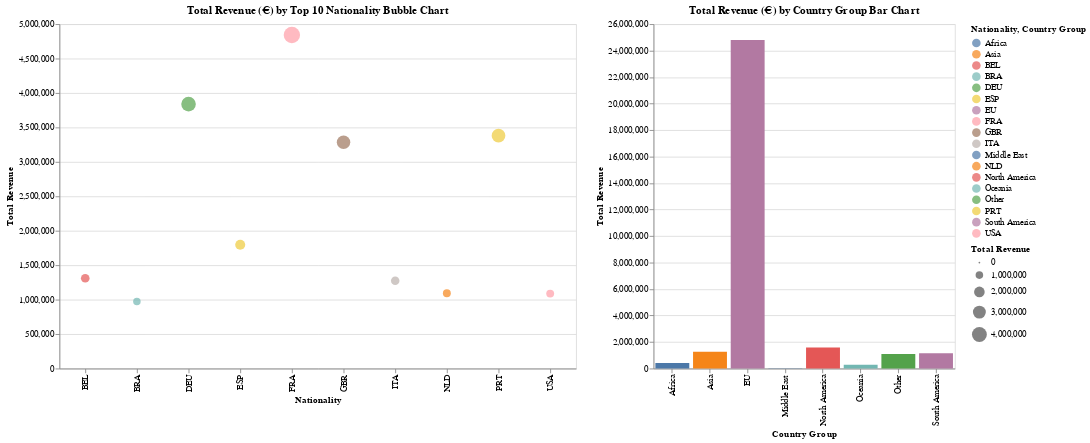

The code cell stored with this chart in its notebook:
### Code cell
# Group the countries 
country_groups = {
    'EU': ['PRT', 'DEU', 'FRA', 'IRL', 'ESP', 'BEL', 'NLD', 'AUT', 'ITA', 'POL', 'ROU', 'GBR', 'FIN', 'SWE', 'CYP', 
           'DNK', 'NOR', 'LUX', 'CZE', 'AND', 'SVN', 'LTU', 'SRB', 'EST', 'SVK', 'LVA', 'MLT', 'GRC', 'BGR', 'HRV'],
    'Asia': ['JPN', 'CHN', 'RUS', 'TWN', 'KOR', 'IND', 'ISR', 'TUR', 'IRN', 'LBN', 'KAZ', 'KWT', 'IDN', 'ARE', 'BGD', 
             'THA', 'PHL', 'BHR', 'SGP', 'PAK', 'OMN', 'VNM', 'JOR', 'IRQ', 'KIR', 'UZB', 'TJK', 'LAO', 'LKA', 'MMR'],
    'North America': ['USA', 'CAN', 'MEX', 'CRI', 'PAN', 'CUB', 'DOM', 'GTM', 'PRI', 'SLV', 'HTI', 'JAM', 'BRB', 
                      'KNA', 'LCA'],
    'South America': ['BRA', 'ARG', 'CHL', 'COL', 'VEN', 'PER', 'URY', 'BOL', 'PRY', 'ECU'],
    'Africa': ['AGO', 'ZAF', 'MAR', 'MOZ', 'TUN', 'EGY', 'CPV', 'COD', 'DZA', 'GNB', 'UGA', 'AZE', 'MLI', 'NAM', 'CMR', 
               'SYC', 'QAT', 'ABW', 'GAB', 'SEN', 'NGA', 'RWA', 'CIV', 'ALB', 'MNE', 'GHA', 'MDV', 'MUS', 'KEN', 'MRT', 
               'STP', 'COM', 'ETH', 'BEN', 'ZWE', 'BWA', 'ERI', 'GNQ', 'MDG', 'GIN', 'SWZ', 'SOM', 'TGO', 'SDN', 'CAF'],
    'Oceania': ['AUS', 'NZL', 'FJI', 'PYF', 'PNG', 'WLF', 'WSM'],
    'Middle East': ['SAU', 'IRN', 'ISR', 'JOR', 'KWT', 'OMN', 'QAT', 'ARE', 'LBN', 'SYR', 'YEM'],
}
# Create a function to map each country to its broader group
def map_country_to_group(country):
    for group, countries in country_groups.items():
        if country in countries:
            return group
    return 'Other'

# Make a copy of the original dataframe that contains corresponding variables for analysis
rev_by_nationality = ds[['Nationality', 'LodgingRevenue', 'OtherRevenue']].copy()

# Apply the function to create a new column 'CountryGroup'
rev_by_nationality['CountryGroup'] = rev_by_nationality['Nationality'].apply(map_country_to_group)

# Calculate total revenue by country group
rev_by_group = rev_by_nationality.groupby('CountryGroup')[['LodgingRevenue', 'OtherRevenue']].sum()
rev_by_group['TotalRevenue'] = rev_by_group['LodgingRevenue'] + rev_by_group['OtherRevenue']

# Reset index to make 'CountryGroup' a column again
rev_by_group = rev_by_group.reset_index()

# Calculate the total revenue by nationality
rev_by_nationality['TotalRevenue'] = rev_by_nationality['LodgingRevenue'] + rev_by_nationality['OtherRevenue']
rev_by_nationality.drop(['CountryGroup'], axis=1, inplace=True)

# Calculate the total revenue by nationality-top 10
top_10_nationalities = rev_by_nationality.groupby('Nationality', observed=False).sum().sort_values(by='TotalRevenue', ascending=False).head(10)

# Reset index to make 'Nationality' a column again
top_10_nationalities = top_10_nationalities.reset_index()

# Create a bar chart using Altair
bar_chart = alt.Chart(rev_by_group).mark_bar().encode(
    x=alt.X('CountryGroup:N', title='Country Group'),
    y=alt.Y('TotalRevenue:Q', title='Total Revenue'),
    color=alt.Color('CountryGroup:N', legend=alt.Legend(title='Country Group'))
).properties(
    width=350,
    height=400,
    title='Total Revenue (€) by Country Group Bar Chart'
)

# Create a bubble chart using Altair
bubble_chart = alt.Chart(top_10_nationalities).mark_circle().encode(
    x=alt.X('Nationality:N', title='Nationality'),
    y=alt.Y('TotalRevenue:Q', title='Total Revenue'),
    size=alt.Size('TotalRevenue:Q', title='Total Revenue'),
    color=alt.Color('Nationality:N', legend=alt.Legend(title='Nationality'))
).properties(
    width=600,
    height=400,
    title='Total Revenue (€) by Top 10 Nationality Bubble Chart'
)

# Concatenate both charts horizontally
combined_chart = alt.hconcat(bubble_chart, bar_chart)

# Show the combined chart
combined_chart

# @https://altair-viz.github.io

### Figure 1 — Vega-Lite specification as saved in the notebook (floating-point values rounded to 4 significant figures)
{"config": {"view": {"continuousWidth": 300, "continuousHeight": 300}}, "hconcat": [{"data": {"name": "data-9739abf8d2cb2080301c47aff533b7cd"}, "mark": {"type": "circle"}, "encoding": {"color": {"field": "Nationality", "legend": {"title": "Nationality"}, "type": "nominal"}, "size": {"field": "TotalRevenue", "title": "Total Revenue", "type": "quantitative"}, "x": {"field": "Nationality", "title": "Nationality", "type": "nominal"}, "y": {"field": "TotalRevenue", "title": "Total Revenue", "type": "quantitative"}}, "height": 400, "title": "Total Revenue (€) by Top 10 Nationality Bubble Chart", "width": 600}, {"data": {"name": "data-d56bb91e02df8e318b014c6dd36d2851"}, "mark": {"type": "bar"}, "encoding": {"color": {"field": "CountryGroup", "legend": {"title": "Country Group"}, "type": "nominal"}, "x": {"field": "CountryGroup", "title": "Country Group", "type": "nominal"}, "y": {"field": "TotalRevenue", "title": "Total Revenue", "type": "quantitative"}}, "height": 400, "title": "Total Revenue (€) by Country Group Bar Chart", "width": 350}], "$schema": "https://vega.github.io/schema/vega-lite/v5.17.0.json", "datasets": {"data-9739abf8d2cb2080301c47aff533b7cd": [{"Nationality": "FRA", "LodgingRevenue": 3809000.0, "OtherRevenue": 1033000.0, "TotalRevenue": 4842000.0}, {"Nationality": "DEU", "LodgingRevenue": 3113000.0, "OtherRevenue": 725500.0, "TotalRevenue": 3839000.0}, {"Nationality": "PRT", "LodgingRevenue": 2715000.0, "OtherRevenue": 665600.0, "TotalRevenue": 3381000.0}, {"Nationality": "GBR", "LodgingRevenue": 2693000.0, "OtherRevenue": 591200.0, "TotalRevenue": 3284000.0}, {"Nationality": "ESP", "LodgingRevenue": 1476000.0, "OtherRevenue": 319800.0, "TotalRevenue": 1796000.0}, {"Nationality": "BEL", "LodgingRevenue": 1048000.0, "OtherRevenue": 262300.0, "TotalRevenue": 1310000.0}, {"Nationality": "ITA", "LodgingRevenue": 1033000.0, "OtherRevenue": 240400.0, "TotalRevenue": 1273000.0}, {"Nationality": "NLD", "LodgingRevenue": 904500.0, "OtherRevenue": 187200.0, "TotalRevenue": 1092000.0}, {"Nationality": "USA", "LodgingRevenue": 903300.0, "OtherRevenue": 184200.0, "TotalRevenue": 1088000.0}, {"Nationality": "BRA", "LodgingRevenue": 787900.0, "OtherRevenue": 185900.0, "TotalRevenue": 973800.0}], "data-d56bb91e02df8e318b014c6dd36d2851": [{"CountryGroup": "Africa", "LodgingRevenue": 348100.0, "OtherRevenue": 69030.0, "TotalRevenue": 417100.0}, {"CountryGroup": "Asia", "LodgingRevenue": 1100000.0, "OtherRevenue": 171200.0, "TotalRevenue": 1271000.0}, {"CountryGroup": "EU", "LodgingRevenue": 20120000.0, "OtherRevenue": 4674000.0, "TotalRevenue": 24800000.0}, {"CountryGroup": "Middle East", "LodgingRevenue": 11580.0, "OtherRevenue": 1781.0, "TotalRevenue": 13360.0}, {"CountryGroup": "North America", "LodgingRevenue": 1317000.0, "OtherRevenue": 272600.0, "TotalRevenue": 1589000.0}, {"CountryGroup": "Oceania", "LodgingRevenue": 221800.0, "OtherRevenue": 61630.0, "TotalRevenue": 283400.0}, {"CountryGroup": "Other", "LodgingRevenue": 917700.0, "OtherRevenue": 182000.0, "TotalRevenue": 1100000.0}, {"CountryGroup": "South America", "LodgingRevenue": 937100.0, "OtherRevenue": 217700.0, "TotalRevenue": 1155000.0}]}}
